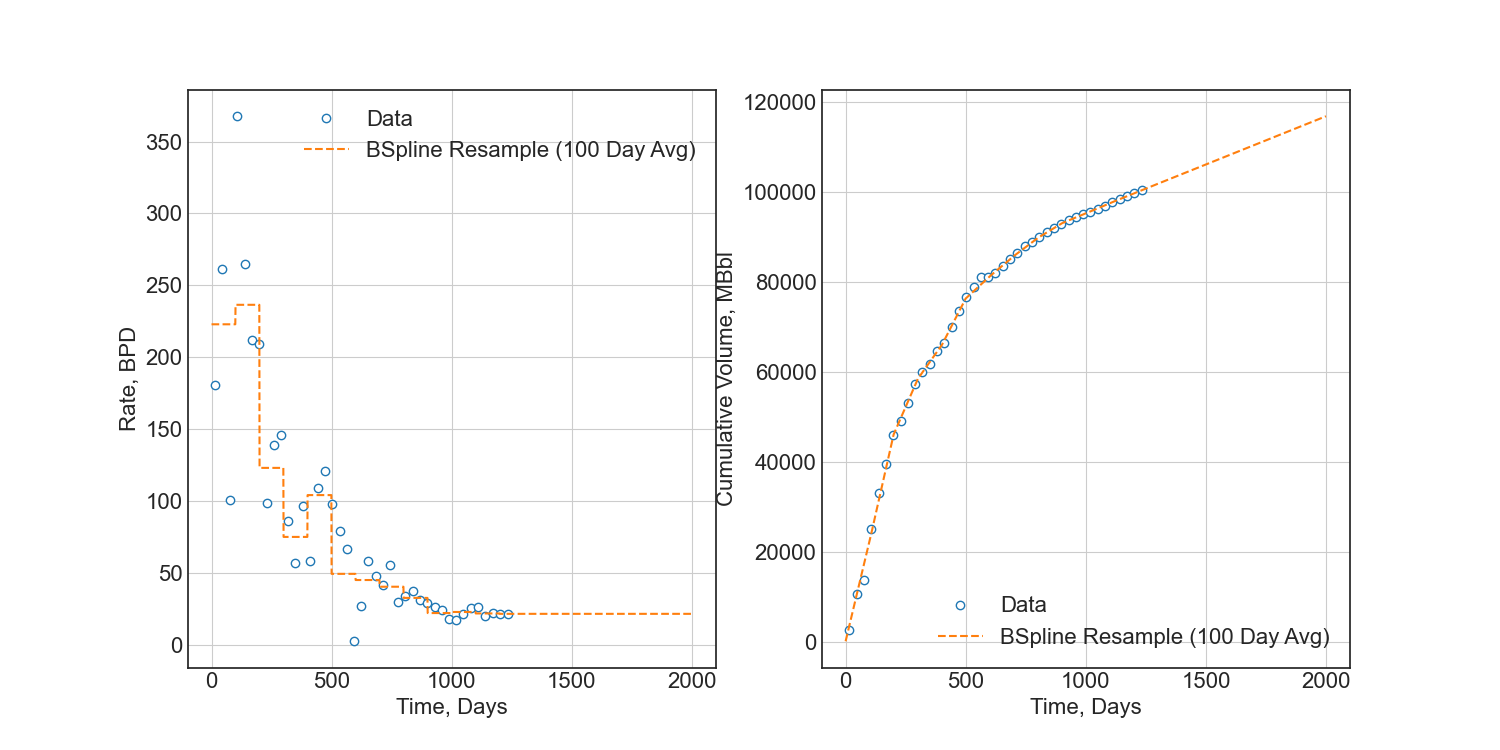

The Python source for this figure:
from petbox import dca
from data import rate as data_q, time as data_t
import numpy as np
from scipy.interpolate import make_interp_spline as make_bspline, BSpline
import matplotlib.pyplot as plt
import matplotlib as mpl

plt.style.use('seaborn-white')
plt.rcParams['font.size'] = 16


# Setup time series for Forecasts and calculate cumulative production of data

# We have this function handy
t = dca.get_time(n=1001)

# Calculate cumulative volume array of data
data_N = np.cumsum(data_q * np.r_[data_t[0], np.diff(data_t)])

# Calculate diagnostic functions D, beta, and b
data_D = -dca.bourdet(data_q, data_t, L=0.35, xlog=False, ylog=True)
data_beta = data_D * data_t
data_b = dca.bourdet(1 / data_D, data_t, L=0.25, xlog=False, ylog=False)


bspline_N: BSpline = make_bspline(np.r_[-1, data_t], np.r_[0, data_N], k=1)
bspline_q = bspline_N.derivative()

resample_t_1 = np.arange(0, 2000 + 100, 100, dtype=np.float64)
resample_N_0 = bspline_N(resample_t_1)
bspline_N_1: BSpline = make_bspline(np.r_[-1, resample_t_1], np.r_[0, resample_N_0], k=1)
bspline_q_1 = bspline_N_1.derivative()
resample_q_1 = bspline_q_1(resample_t_1)
resample_N_1 = bspline_N_1(resample_t_1)

resample_t_2 = np.arange(0, 2000 + 1, 1, dtype=np.float64)
resample_q_2 = bspline_q_1(resample_t_2)
resample_N_2 = bspline_N_1(resample_t_2)


# Rate vs Time
fig = plt.figure(figsize=(15, 7.5))
ax1 = fig.add_subplot(121)
ax2 = fig.add_subplot(122)

ax1.plot(data_t, data_q, 'o', mfc='w', label='Data')
ax1.plot(resample_t_2, resample_q_2, ls='--', label='BSpline Resample (100 Day Avg)')

ax1.set(xscale='linear', yscale='linear')#, ylim=(1e0, 1e4), xlim=(0, 2000))
ax1.set(ylabel='Rate, BPD', xlabel='Time, Days')
# ax1.set_aspect(1)
ax1.grid()
ax1.legend()

# Cumulative Volume vs Time
ax2.plot(data_t, data_N, 'o', mfc='w', label='Data')
ax2.plot(resample_t_2, resample_N_2, ls='--', label='BSpline Resample (100 Day Avg)')

ax2.set(xscale='linear', yscale='linear')#, ylim=(1e2, 1e6), xlim=(0, 2000))
ax2.set(ylabel='Cumulative Volume, MBbl', xlabel='Time, Days')
# ax2.set_aspect(1)
ax2.grid()
ax2.legend()

# plt.show()
plt.savefig('resample_avg.png', dpi=100)
